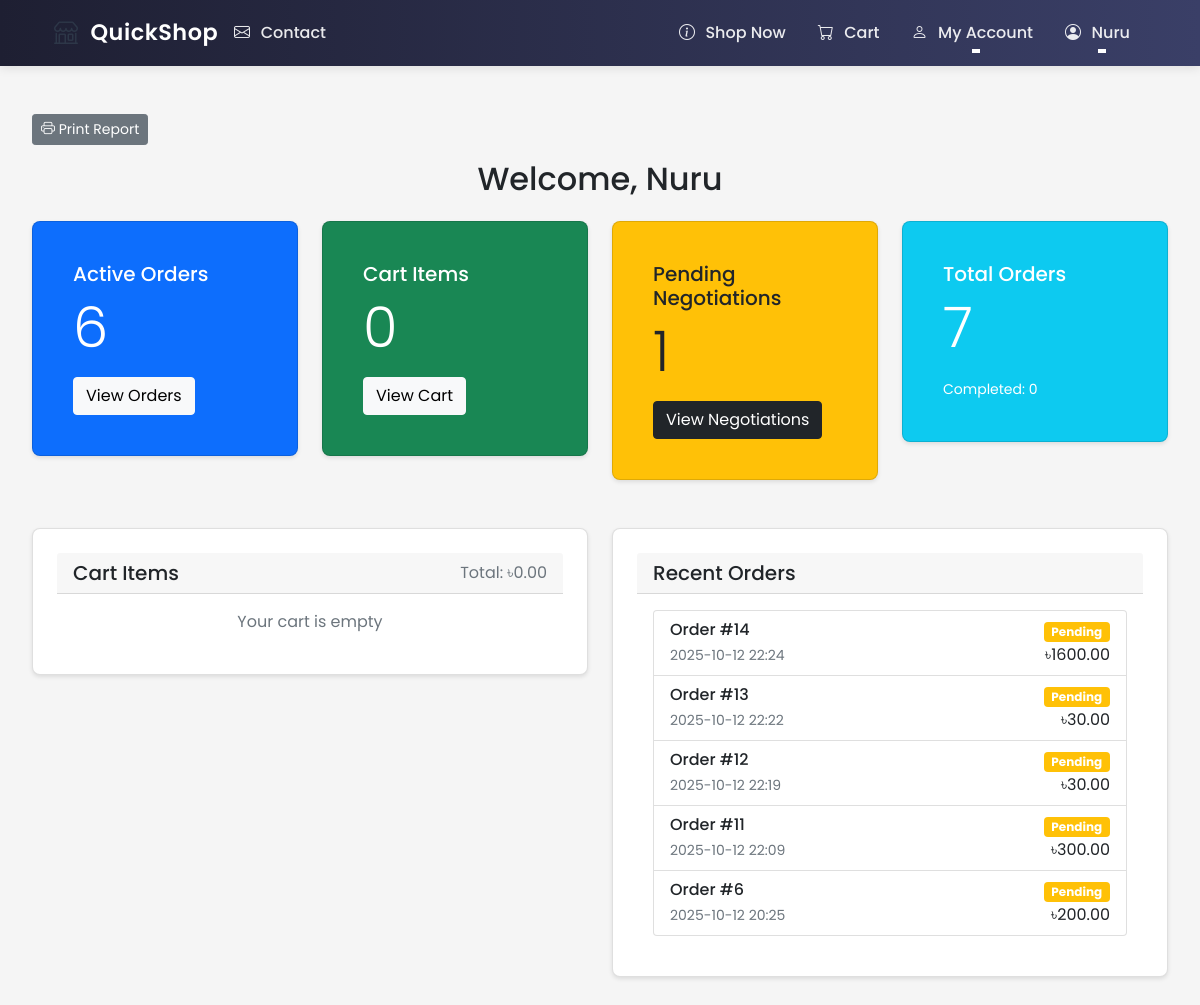
The page /user/dashboard (signed in) on the database its author committed.
### ecommerce/models/user.py (models this page shows, shortened)
class User(UserMixin, db.Model):
    id = db.Column(db.Integer, primary_key=True)
    username = db.Column(db.String(80), unique=True, nullable=False)
    email = db.Column(db.String(120), unique=True, nullable=False)
    password_hash = db.Column(db.String(128))
    role = db.Column(db.String(20), nullable=False, default='user')  # user, shop_owner, delivery, admin
    phone = db.Column(db.String(20))  # Added phone number field
    location_lat = db.Column(db.Float)
    location_lng = db.Column(db.Float)
    address = db.Column(db.String(200))
    created_at = db.Column(db.DateTime, default=datetime.utcnow)
    updated_at = db.Column(db.DateTime, default=datetime.utcnow, onupdate=datetime.utcnow)
    is_active = db.Column(db.Boolean, default=True)
    email_notifications = db.Column(db.Boolean, default=True)
    orders = db.relationship('Order', lazy=True, foreign_keys='Order.customer_id')
    shop = db.relationship('Shop', backref='owner', lazy=True, uselist=False)
    deliveries = db.relationship('Order', backref='assigned_delivery_person', lazy=True,
                               foreign_keys='Order.delivery_person_id')

### ecommerce/models/order.py (models this page shows, shortened)
class Order(db.Model):
    id = db.Column(db.Integer, primary_key=True)
    customer_id = db.Column(db.Integer, db.ForeignKey('user.id'), nullable=False)
    shop_id = db.Column(db.Integer, db.ForeignKey('shop.id'), nullable=False)
    delivery_person_id = db.Column(db.Integer, db.ForeignKey('user.id'))
    status = db.Column(db.String(20), nullable=False, default='pending')
    confirmed = db.Column(db.Boolean, default=False)  # New column to track confirmation
    total_amount = db.Column(db.Float, nullable=False, default=0.0)
    delivery_fee = db.Column(db.Float, nullable=False, default=5.0)  # Default delivery fee
    delivery_address = db.Column(db.String(200), nullable=True)  # Made nullable
    delivery_lat = db.Column(db.Float, nullable=True)  # Made nullable for consistency
    delivery_lng = db.Column(db.Float, nullable=True)  # Made nullable for consistency
    created_at = db.Column(db.DateTime, default=datetime.utcnow)
    updated_at = db.Column(db.DateTime, default=datetime.utcnow, onupdate=datetime.utcnow)
    estimated_delivery_time = db.Column(db.DateTime)
    special_instructions = db.Column(db.Text)
    payment_method = db.Column(db.String(20), nullable=False, default='cod')  # cod, bkash, nagad, card
    payment_status = db.Column(db.String(20), nullable=False, default='pending')  # pending, paid, failed
    payment_details = db.Column(db.JSON)  # Store payment method specific details
    payment_transaction_id = db.Column(db.String(100))  # For online payments
    items = db.relationship('OrderItem', backref='order', lazy=True, cascade='all, delete-orphan')
    customer = db.relationship('User', foreign_keys=[customer_id])
    delivery_person = db.relationship('User', foreign_keys=[delivery_person_id], backref='delivery_orders')
    shop = db.relationship('Shop', foreign_keys=[shop_id], backref='orders')

### ecommerce/routes/user.py (the view, shortened to what this page needs)
@user_bp.route('/dashboard')
@login_required
def dashboard():
    active_orders = Order.query.filter(
        Order.customer_id == current_user.id,
        Order.status.in_(['pending', 'confirmed', 'delivering'])
    ).order_by(Order.created_at.desc()).all()
    recent_orders = Order.query.filter_by(
        customer_id=current_user.id
    ).order_by(Order.created_at.desc()).limit(5).all()
    cart_items = []
    cart_total = 0
    if current_user.is_authenticated:
        cart = Cart.query.filter_by(user_id=current_user.id).first()
        if cart:
            cart_items = CartItem.query.filter_by(cart_id=cart.id).all()
            for item in cart_items:
                if item.product:
                    price = item.negotiated_price or item.product.price
                    cart_total += price * item.quantity
    pending_negotiations = Negotiation.query.filter(
        Negotiation.customer_id == current_user.id,
        Negotiation.status.in_(['pending', 'counter_offer'])
    ).count()
    order_stats = {
        'total': Order.query.filter_by(customer_id=current_user.id).count(),
        'completed': Order.query.filter_by(customer_id=current_user.id, status='completed').count(),
        'total_spent': db.session.query(func.sum(Order.total_amount))
            .filter_by(customer_id=current_user.id, status='completed')
            .scalar() or 0
    }
    formatted_cart_items = []
    return render_template('user/dashboard.html',
                         active_orders=active_orders,
                         active_orders_count=len(active_orders),
                         recent_orders=recent_orders,
                         cart_items=formatted_cart_items,
                         cart_total=cart_total,
                         cart_count=len(formatted_cart_items),
                         pending_negotiations=pending_negotiations,
                         order_stats=order_stats)

### ecommerce/templates/user/dashboard.html (shortened to what this page needs)
{% extends "base.html" %}
{% block content %}
  <button onclick="window.print()" class="btn btn-sm btn-secondary no-print me-2">
                    <i class="bi bi-printer"></i> Print Report
                </button>
    <h2 style="text-align: center ; padding: 15px;">Welcome, {{ current_user.username }}</h2>
    <div class="row mb-4">
        <div class="col-md-3">
            <div class="card bg-primary text-white">
                <div class="card-body">
                    <h5 class="card-title">Active Orders</h5>
                    <p class="display-4">{{ active_orders_count }}</p>
                    <a href="{{ url_for('user.orders') }}" class="btn btn-light">View Orders</a>
                </div>
            </div>
        </div>
        <div class="col-md-3">
            <div class="card bg-success text-white">
                <div class="card-body">
                    <h5 class="card-title">Cart Items</h5>
                    <p class="display-4">{{ cart_count }}</p>
                    <a href="{{ url_for('main.cart') }}" class="btn btn-light">View Cart</a>
                </div>
            </div>
        </div>
        <div class="col-md-3">
            <div class="card bg-warning text-dark">
                <div class="card-body">
                    <h5 class="card-title">Pending Negotiations</h5>
                    <p class="display-4">{{ pending_negotiations }}</p>
                    <a href="{{ url_for('user.negotiations') }}" class="btn btn-dark">View Negotiations</a>
                </div>
            </div>
        </div>
        <div class="col-md-3">
            <div class="card bg-info text-white">
                <div class="card-body">
                    <h5 class="card-title">Total Orders</h5>
                    <p class="display-4">{{ order_stats.total }}</p>
                    <small>Completed: {{ order_stats.completed }}</small>
                </div>
            </div>
        </div>
    </div>
    <div class="row">
        <div class="col-md-6 mb-4">
            <div class="card">
                <div class="card-header d-flex justify-content-between align-items-center">
                    <h5 class="mb-0">Cart Items</h5>
                    <span class="text-muted">Total: ৳{{ "%.2f"|format(cart_total) }}</span>
                </div>
                <div class="card-body">
                    {% if cart_items %}
                        <div class="list-group">
                        {% for item in cart_items %}
                            <div class="list-group-item">
                                <div class="d-flex w-100 justify-content-between align-items-center">
                                    <div>
                                        <h6 class="mb-1">{{ item.product.name }}</h6>
                                        <small class="text-muted">
                                            Quantity: {{ item.quantity }} × ৳{{ "%.2f"|format(item.price) }}
                                        </small>
                                    </div>
                                    <span class="h6 mb-0">৳{{ "%.2f"|format(item.total) }}</span>
                                </div>
                            </div>
                        {% endfor %}
                        </div>
                        <div class="mt-3">
                            <a href="{{ url_for('main.cart') }}" class="btn btn-primary">Go to Cart</a>
                            <a href="{{ url_for('main.checkout') }}" class="btn btn-success">Checkout</a>
                        </div>
                    {% else %}
                        <p class="text-muted text-center mb-0">Your cart is empty</p>
                    {% endif %}
                </div>
            </div>
        </div>
        <div class="col-md-6 mb-4">
            <div class="card">
                <div class="card-header">
                    <h5 class="mb-0">Recent Orders</h5>
                </div>
                <div class="card-body">
                    {% if recent_orders %}
                        <div class="list-group">
                        {% for order in recent_orders %}
                            <div class="list-group-item">
                                <div class="d-flex w-100 justify-content-between align-items-center">
                                    <div>
                                        <h6 class="mb-1">Order #{{ order.id }}</h6>
                                        <small class="text-muted">
                                            {{ order.created_at.strftime('%Y-%m-%d %H:%M') }}
                                        </small>
                                    </div>
                                    <div class="text-end">
                                        <span class="badge bg-{{ {
                                            'pending': 'warning',
                                            'confirmed': 'info',
                                            'delivering': 'primary',
                                            'completed': 'success',
                                            'cancelled': 'danger'
                                        }[order.status] }}">{{ order.status|title }}</span>
                                        <div>৳{{ "%.2f"|format(order.total_amount) }}</div>
                                    </div>
                                </div>
                            </div>
                        {% endfor %}
                        </div>
                    {% else %}
                        <p class="text-muted text-center mb-0">No recent orders</p>
                    {% endif %}
                </div>
            </div>
        </div>
    </div>
{% endblock %}

### ecommerce/templates/base.html (shortened to what this page needs)
<!DOCTYPE html>
<html lang="en">
<head>
    <link href="https://cdn.jsdelivr.net/npm/bootstrap@5.1.3/dist/css/bootstrap.min.css" rel="stylesheet">
    <link rel="stylesheet" href="https://cdn.jsdelivr.net/npm/bootstrap-icons@1.7.2/font/bootstrap-icons.css">
    <link rel="stylesheet" href="{{ url_for('static', filename='css/style.css') }}">
</head>
<body class="d-flex flex-column min-vh-100">
    <nav class="navbar navbar-expand-lg navbar-light">
        <div class="container">
            <a class="logo" href="{{ url_for('main.index') }}">
                <span class="logo-icon">
                    <i class="bi bi-shop"></i>
                </span>
                <span class="logo">QuickShop</span>
            </a>
            <div class="collapse navbar-collapse" id="navbarNav">
                <ul class="navbar-nav me-auto">
                    <li class="nav-item">
                        <a class="nav-link" href="{{ url_for('main.contact_page') }}">
                            <i class="bi bi-envelope"></i> Contact
                        </a>
                    </li>
                </ul>
                <ul class="navbar-nav ms-auto">
                    {% if current_user.is_authenticated %}
                        {% if current_user.role == 'admin' %}
                        <li class="nav-item">
                            <a class="nav-link" href="{{ url_for('admin.dashboard') }}">
                                <i class="bi bi-speedometer2"></i> Admin Panel
                            </a>
                        </li>
                        <li class="nav-item dropdown">
                            <a class="nav-link dropdown-toggle" href="#" role="button" data-bs-toggle="dropdown">
                                <i class="bi bi-gear"></i> Manage
                            </a>
                            <ul class="dropdown-menu">
                                <li>
                                    <a class="dropdown-item" href="{{ url_for('admin.orders') }}">
                                        <i class="bi bi-box-seam"></i> Orders
                                    </a>
                                </li>
                                <li>
                                    <a class="dropdown-item" href="{{ url_for('admin.manage_shops') }}">
                                        <i class="bi bi-shop"></i> Shops
                                    </a>
                                </li>
                                <li>
                                    <a class="dropdown-item" href="{{ url_for('admin.manage_delivery') }}">
                                        <i class="bi bi-truck"></i> Delivery
                                    </a>
                                </li>
                                <li>
                                    <a class="dropdown-item" href="{{ url_for('admin.settings') }}">
                                        <i class="bi bi-gear"></i> Settings
                                    </a>
                                </li>
                            </ul>
                        </li>
                        {% else %}
                        <li class="nav-item">
                            <a class="nav-link" href="{{ url_for('shop.index') }}" </a>
                                <i class="bi bi-info-circle"></i> Shop Now
                            </a>
                        </li>
                        <li class="nav-item">
                            <a class="nav-link position-relative" href="{{ url_for('main.cart') }}">
                                <i class="bi bi-cart"></i> Cart
                            </a>
                        </li>
                        <li class="nav-item dropdown">
                            <a class="nav-link dropdown-toggle" href="#" role="button" data-bs-toggle="dropdown">
                                <i class="bi bi-person"></i> My Account
                            </a>
                        </li>
                        {% endif %}
                        <li class="nav-item dropdown">
                            <a class="nav-link dropdown-toggle" href="#" role="button" data-bs-toggle="dropdown">
                                <i class="bi bi-person-circle"></i> {{ current_user.username }}
                            </a>
                        </li>
                    {% endif %}
                </ul>
            </div>
        </div>
    </nav>
    <div class="flash-messages-container">
    </div>
    <main class="flex-shrink-0">
        {% block content %}{% endblock %}
    </main>
</body>
</html>

### rows shown on the page
User: username "Nuru"
Order: id "14", created_at "2025-10-12 22:24", status "Pending", total_amount "1600.00"
Order: id "13", created_at "2025-10-12 22:22", status "Pending", total_amount "30.00"
Order: id "12", created_at "2025-10-12 22:19", status "Pending", total_amount "30.00"
Order: id "11", created_at "2025-10-12 22:09", status "Pending", total_amount "300.00"
Order: id "6", created_at "2025-10-12 20:25", status "Pending", total_amount "200.00"

### other values the page prints
{{ active_orders_count }} "6"
{{ cart_count }} "0"
{{ pending_negotiations }} "1"
{{ order_stats.total }} "7"
{{ order_stats.completed }} "0"
{{ "%.2f"|format(cart_total) }} "0.00"
